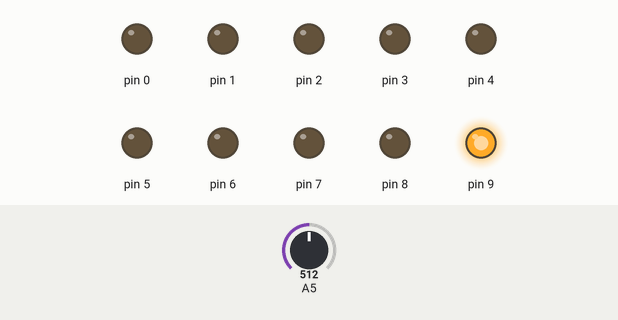
The sketch below on a simulated Arduino Uno, built with avr-gcc and run on an emulated ATmega328P. Shown: output pins drawn as LEDs (lit = HIGH). The test bench sets the inputs (shaded band); at power-on: A5 = 512.

Above: at 1.2 s.
1.3 s: A5 set to 716
At 2.5 s:
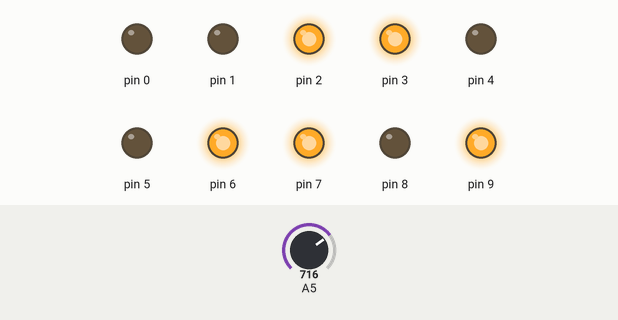
2.8 s: A5 set to 900
At 3.8 s:
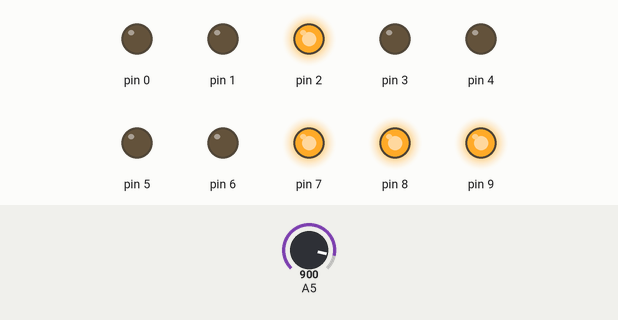
4.3 s: A5 set to 1023
At 4.9 s:
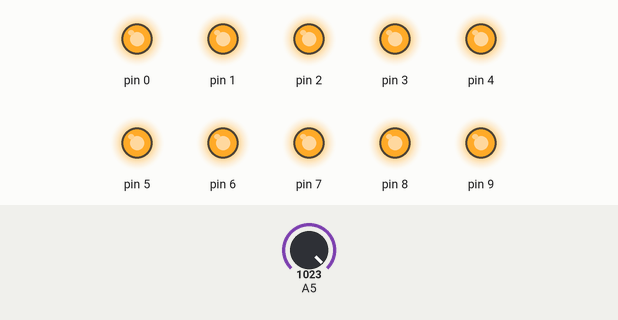
5.8 s: A5 set to 511
At 6.1 s:
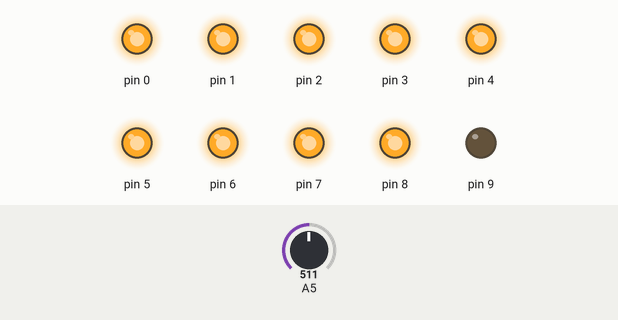
7.3 s: A5 set to 306
At 8.4 s:
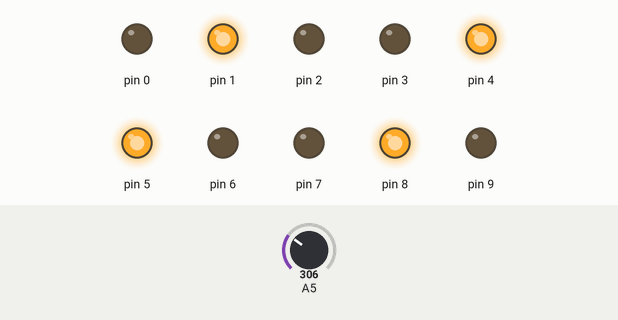
Timing chart, 0 to 9.8 s (numbered marks = the images above; inputs shaded):
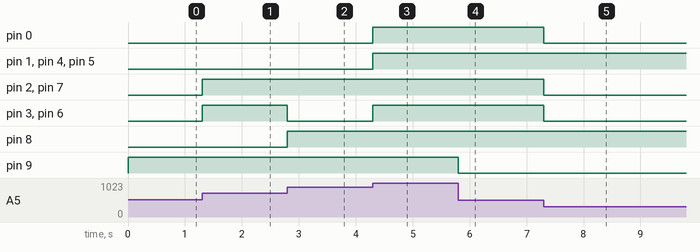

Measured:
- after the input at 1.3 s, pin 2, pin 3, pin 6, pin 7: LOW → HIGH at once
- after the input at 2.8 s, pin 3, pin 6: HIGH → LOW at once; pin 8: LOW → HIGH at once
- after the input at 4.3 s, pin 0, pin 1, pin 3–6: LOW → HIGH at once
- after the input at 5.8 s, pin 9: HIGH → LOW at once
- after the input at 7.3 s, pin 0, pin 2, pin 3, pin 6, pin 7: HIGH → LOW at once

The sketch:

potentiometer.ino
```cpp
void setup()
{
  DDRD = 255;
  DDRB = 3;
  //Serial.begin(4800);
}

void loop()
{
  unsigned int eger;
  eger = analogRead(A5);
  PORTB = eger >> 8;
  PORTD = eger >> 0;
  Serial.println(eger);
}
```
